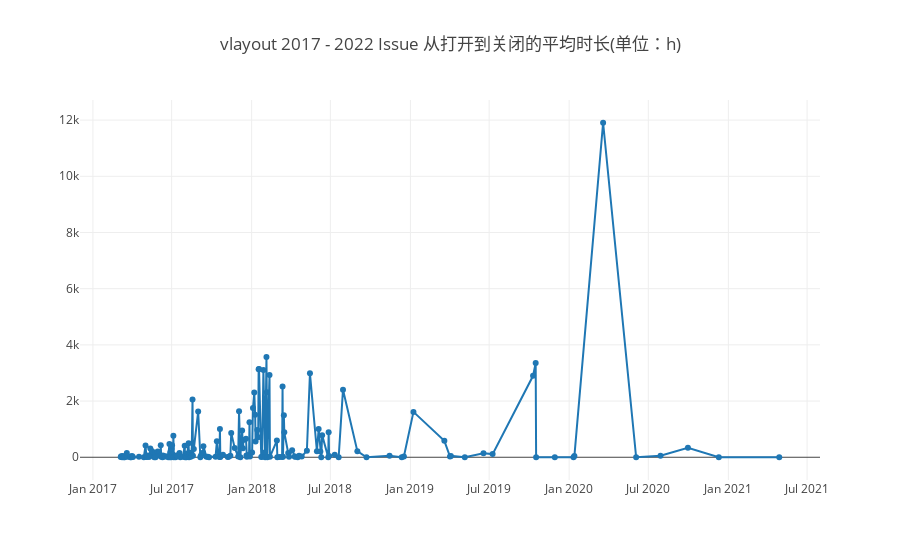

The code cell stored with this chart in its notebook:
### Markdown cell above
### 5.1 Issue从打开到关闭的平均时长

### Code cell
var startYear = 2017, endYear = 2022;
var years = [];
for (var y = startYear; y <= endYear; y++) years.push(y);
Promise.all(
    years.map(year => { return openDigger.driver.clickhouse.query(`
    select formatDateTime(created_at, '%Y-%m-%d') day, avg(round((issue_closed_at - issue_created_at)/3600, 2)) time
    from github_log.year${year}
    where repo_name = 'alibaba/vlayout'
    and type = 'IssuesEvent'
    and action = 'closed'
    group by formatDateTime(created_at, '%Y-%m-%d')
    order by formatDateTime(created_at, '%Y-%m-%d') 
    `)})
).then(
    data => {
    // console.log(data);
    data1 = data.reduce(function (a, b) { return a.concat(b)} );
    console.log(data1)
    openDigger.render.plotly([
        {y: data1.map(d => d.time), x: data1.map(d=>d.day), mode: 'lines+markers', name: 'activity'}
    ], {title: `vlayout ${startYear} - ${endYear} Issue 从打开到关闭的平均时长(单位：h)`});  
})

### Figure 1 — Plotly figure (JSON) as saved in the notebook; plotly's stock layout.template omitted (floating-point values rounded to 4 significant figures; data arrays with more than 128 entries replaced by an {"elided": "..."} marker saying what was removed)
{"data": [{"mode": "lines+markers", "name": "activity", "x": {"elided": "177 str values"}, "y": {"elided": "177 float values"}}], "layout": {"autosize": true, "title": {"text": "vlayout 2017 - 2022 Issue 从打开到关闭的平均时长(单位：h)"}, "xaxis": {"autorange": true, "range": ["2016-12-04 06:48:49.4756", "2021-07-28 17:11:10.5244"], "type": "date"}, "yaxis": {"autorange": true, "range": [-982.5, 12890.0], "type": "linear"}}}
